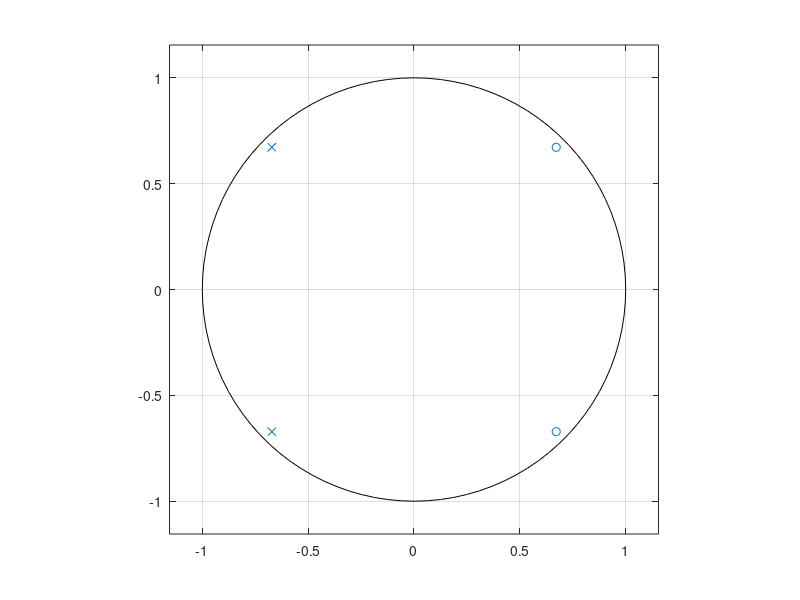
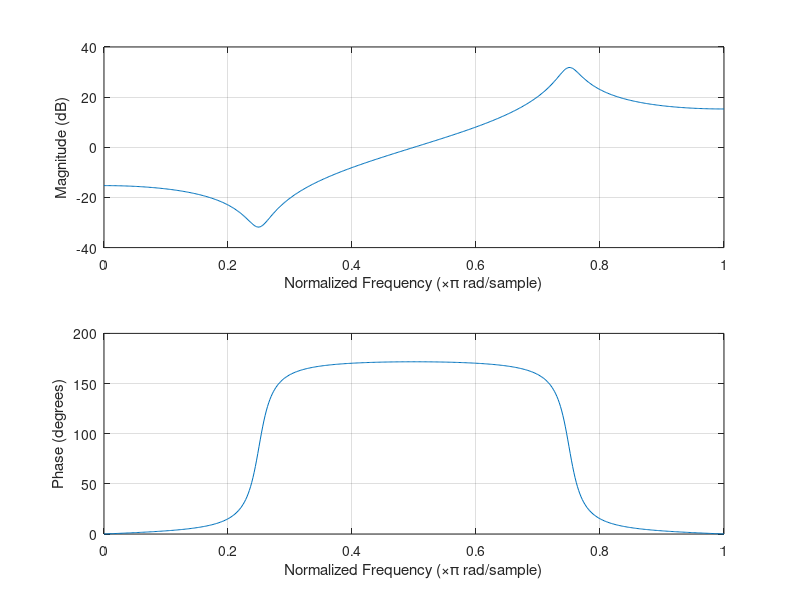
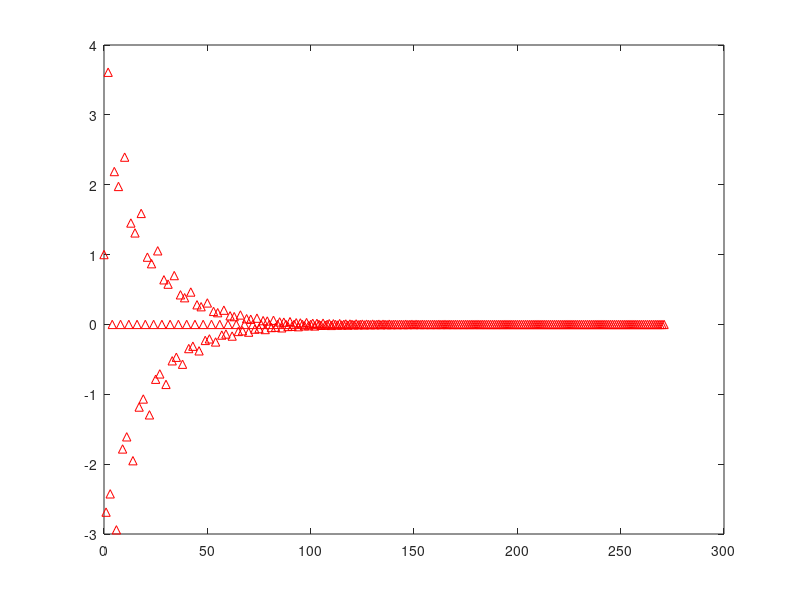

Recreate these plots in MATLAB, in order. (Note: this script raises an error after producing the figures.)
%% Filtering back and forth

%% 1 Poles and zeros - once again
%We found that poles and zeros really can do cool stuff. 
%Let’s see how they impact the impulse response of the system.

%% 1.1 In-N-out zero/pole
% • Create a system by placing two zeros (ζ1,2) and two poles (ρ1,2) at
clear;
%ζ1,2 = 0.95 · exp(±jπ/4)
%ρ1,2 = 0.95 · exp(±j3π/4)

Zeros = [0.95*exp((1i*pi)/4) 0.95*exp((-1i*pi)/4)]';
Poles = [0.95*exp((1i*3*pi)/4) 0.95*exp((-1i*3*pi)/4)]';
% • Calculate the filter coefficients B and A from the location of the poles/zeros
%Dette kan man gører med poly funktionen. 
%doc poly %Fjern procent tegn for at se hvad den gør. 
%I den tidligere hands-on gjorde vi det i hånden.
Bk = poly(Zeros);
Ak = poly(Poles);



%• Plot the pole-zero plot, the frequency response and the impulse response.
%Dette kan opnås med zplane og freqz.
figure()
zplane(Zeros,Poles)

figure()
freqz(Bk,Ak)

%Benytter impz til at finde impulse respons:
figure()
impz(Bk,Ak)

[hkorrekt, ~] = impz(Bk,Ak);
%Forsøger selv lige at lave impulse respons mere manuelt.
UnitCircStepSize = (pi*2)/(length(hkorrekt));
zHalf = zeros(1,round(length(hkorrekt)/2));
for j = 1:length(zHalf)
    zHalf(j) = exp((j-1)*UnitCircStepSize*1i);
end
z = [zHalf conj(zHalf(2:end))];
ZTrans = zeros(1,length(z));
Num = zeros(1,length(z));
Denomi = zeros(1,length(z));
for i = 1:length(hkorrekt)
    Num = Bk(1)*(z(i)^0)+Bk(2)*(z(i)^(-1))+Bk(3)*(z(i))^(-2);
    Denomi = Ak(1)*(z(i))^(0)+Ak(2)*(z(i))^(-1)+Ak(3)*(z(i))^(-2);
    ZTrans(i) = Num/Denomi;
end

hmanuel = ifft(ZTrans,'symmetric');
figure()
plot(hmanuel,'-bo')

%De ser ummildbart ud til at have samme form. Tjekker absDiff.
AbsDiff = sum((abs(hkorrekt')-abs(hmanuel))); %Vi ser at den er meget lav, så det er altså ens.

%%
%• Now move the zeros to a new location:
%ζ1,2 = 1.05 · exp(±jπ/4)
nZeros = [1.05*exp(+1i*pi/4) 1.05*exp(-1i*pi/4)]';
%Replot the figures and focus on the relation between 
%frequency response and impulse response
figure()
tiledlayout(2,1)
nexttile
hold on
zplane(Zeros,Poles)
title('Original z-plane')
hold off
nexttile
hold on
zplane(nZeros,Poles)
title('New zeros z-plane')
hold off



%Laver nye Bk koefficienter.
nBk = poly(nZeros);
figure()
freqz(Bk,Ak)
title('Original freqz response')
figure()
freqz(nBk,Ak)
title('New zeros freqz response')

[nhkorrekt, ~] = impz(nBk,Ak);

figure()
tiledlayout(1,2)
nexttile
plot(hkorrekt,'-bo')
title('Original impulse respons')
nexttile
plot(nhkorrekt,'-bo')
title('New zeros impulse respons')

%% 
%• Move the zeros back to their original location and move the poles to a new location:
%ρ1,2 = 1.05 · exp(±j3π/4)
%Dette filter er pr. definition ustabilt da polerne er ude af
%enhedscirklen. Men lad os gører det alligevel.
nPoles = [1.05*exp(+1i*3*pi/4) 1.05*exp(-1i*3*pi/4)]';
%Replot the figures and focus on the relation between 
%frequency response and impulse response
figure()
tiledlayout(2,1)
nexttile
hold on
zplane(Zeros,Poles)
title('Original z-plane')
hold off
nexttile
hold on
zplane(Zeros,nPoles)
title('New poles z-plane')
hold off



%Laver nye Bk koefficienter.
nAk = poly(nPoles);
figure()
freqz(Bk,Ak)
title('Original freqz response')
figure()
freqz(Bk,nAk)
title('New poles freqz response')

[nhkorrektPol, ~] = impz(Bk,nAk);

figure()
tiledlayout(1,2)
nexttile
plot(hkorrekt,'-bo')
title('Original impulse respons')
nexttile
plot(nhkorrektPol,'-bo')
title('New poles impulse respons')

%% 2 Making more of less

%The following example comes from a book on DSP. However, there is some 
% error in the book: The filter specs in the book don’t match the solution. 
% To improve the book for future generations, let’s do a solution that does 
% meet the filter criteria specified. Analytical calculations are helpful up 
% to a certain point - feel free to do them and to include them. 
% But you might as well make use of the tools built-in into Matlab to do the numerics. 
% Here you will be designing a lowpass filter that meets certain specifications. 
% The approach is similar for different filter types and what you get out is 
% something you can apply and that has properties depending on how you generated 
% it - that’s why it is neccessary to understand what is behind different routines

%% 2.1 A specific example
clear;
%Design a digital lowpass filter using bilinear transform with prewarping 
%meeting the following specifications:
% • A gain of unity at ω = 0
% • A gain of no less than -2 dB (Gp = 0.785) over the passband 0 ≤ ω ≤ 10
% • A gain no greater than -11 dB (Gs = 0.2818) over the stopband ω ≥ 15
% • The highest frequency to be processed ωh = 35 rad/s
% useful commands: butter, buttord
% Show the amplitude and phase response of the resulting filter together with 
% the filter specifications in the title of the plot. 
% Write down the transfer function of the resulting filter and specify the filter type. 
% You are pre-warping your frequencies here - what are the values after pre-warping?

%Finder order og Wn.
Gp = -2; %I dB.
Wp = 10; %I rad/s
Gs = -11; %I dB.
Ws = 15; %I rad/s
Wh = 35; %I rad/s (højste frekvens to be processed.)
%Hvis vi gør det efter det som der står i doc buttord får vi:
WpHz = Wp/(2*pi);
WsHz = Ws/(2*pi);
WhHz = Wh/(2*pi);
[n, Wn] = buttord(Wp/Wh,Ws/Wh,abs(Gp),abs(Gs));
[Bk,Ak] = butter(n,Wn);
%Show the amplitude and phase response of the resulting filter together 
% with the filter specifications in the title of the plot. 
% Write down the transfer function of the resulting filter and specify the filter type. 
% You are pre-warping your frequencies here - what are the values after pre-warping?
figure()
freqz(Bk,Ak)
title(['filter with Wp = ',num2str(WpHz/WhHz),'Ws = ',num2str(WsHz/WhHz),'Gp = ',num2str(Gp),'dB Gs = ',num2str(Gs),'dB'])

%Transferfunction =
%(b(1)*z^0+b(2)*z^-1+b(3)*z^-2+b(4)*z^-3)/a(1)*z^0+a(2)*z^-1+a(3)*z^-2.
%Man kan se fra filter responset at det er et lowpass filter.

% You are pre-warping your frequencies here - what are the values after
% pre-warping? Ved ikke hvad jeg skal svare her... Spørg Bastian.

%% 2.2 The issue of phase shifts and order
clearvars -EXCEPT Ak Bk WhHz
%Now we have a filter meeting the required specifications. Now assume your 
%filter coefficients are implemented, compiled and the source codes are lost. 
%You have a filter of the order coming out of its design and there is no way 
%to change the properties of the filter - it is already in production and 
%now you are to use the product you have in your hand.

% When passing a pure tone signal through the filter, it will be scaled and 
% shifted in phase. Assume you are asked to process a signal through your 
% filter - while the magnitude of the transfer function is less important, 
% you definitely need zero phase shift. Use the filter designed above to 
% process a sinusoidal signal such that the resulting phase shift is zero. 
% Plot the original and the processed signals on top of each other.

%A pure tone signal is just one single frequency. We technically have the
%transfer function, which means, we can predict how much each frequency is
%Scaled and shifted before hand. If we wanna counterract this, we can just
%scale and shift the pure tone (single frequency) by the oppesite amount 
%before passing it to the filter. Here we are asked to make sure that zero
%phase shift occurs, which means, we have to phaseshift the pure tone by an
%amount before passing to the filter.

%We now make a sinusoid with a frequency of 4 Hz. Normalized freqency is :
TestHz = 3; %Må ikke være større end 2*WhHz.
phase = 0;
Amp = 1;
Len = 10000;
fs = 2*WhHz;
TDur = (1/(fs))*Len;

[TimeVec,Sig0Phase] = generate_sinusoid(Amp,TestHz,phase,fs,TDur);
[Y, freq] = make_spectrum(Sig0Phase,fs);
h = freqz(Bk,Ak,freq,fs); %h = freqz(___,w) returns the frequency response vector h evaluated at the normalized frequencies supplied in w.
%h = freqz(___,f,fs)

%Finder den frekvens i frekvens vektoren, med den frekvens tættest på
%TestHz.
[ValTestHzFFT,idxTestHz] = min(abs(abs(freq)-TestHz));

%Finder ud af faseskiftet som filteret tilføjer. 
PhasePre = mean(angle(h(idxTestHz)));
%Kunne måske også bare sige (Giver det samme):
% hTestHz = freqz(Bk,Ak,[1 TestHz],fs);
% PhasePre = angle(hTestHz(2));
%Hvis denne phase nu tilføjes inden, vil resultatet se anderledes ud:
%Dog med minus fortegn da phase her er positiv.
[TimeVec2,SigSomePhase] = generate_sinusoid(Amp,TestHz,-PhasePre,fs,TDur);

figure()
plot(freq,abs(Y),'r')
xlabel('Normalized freqency')
ylabel('Amplitude')

figure()
tiledlayout('flow')
nexttile
plot(freq,abs(h),'r')
xlabel('Frequency in Hz')
ylabel('Amplitude')
nexttile
plot(freq,angle(h),'b')
xlabel('Frequency in Hz')
ylabel('Phase')


Response = filter(Bk,Ak,Sig0Phase);
figure()
hold on
plotlength = 50;
plot(TimeVec(1:plotlength),Sig0Phase(1:plotlength),'r')
plot(TimeVec(1:plotlength),Response(1:plotlength),'b')
xlabel('Time i s')
ylabel('Amplitude')
legend('Original','Processed')
title('Original signal and processed without pre-phase shift')
hold off

Response = filter(Bk,Ak,SigSomePhase);
figure()
hold on
plotlength = 50;
plot(TimeVec(1:plotlength),Sig0Phase(1:plotlength),'r')
plot(TimeVec(1:plotlength),Response(1:plotlength),'b')
xlabel('Time i s')
ylabel('Amplitude')
legend('Original','Processed')
title('Original signal and processed with pre-phase shift')
hold off
